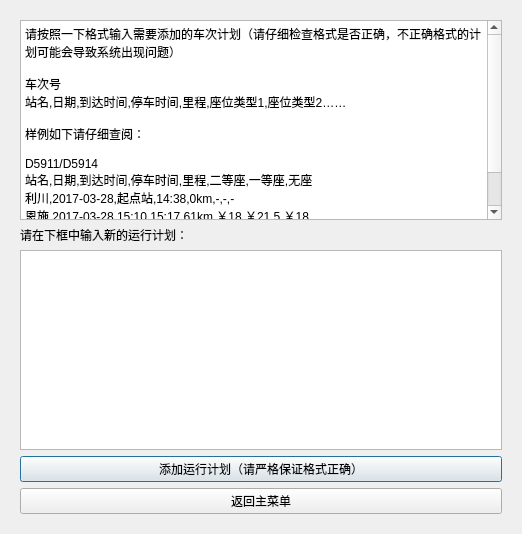
<?xml version="1.0" encoding="UTF-8"?>
<ui version="4.0">
 <class>addplansimple</class>
 <widget class="QDialog" name="addplansimple">
  <property name="geometry">
   <rect>
    <x>0</x>
    <y>0</y>
    <width>522</width>
    <height>534</height>
   </rect>
  </property>
  <property name="windowTitle">
   <string>添加运行计划</string>
  </property>
  <layout class="QVBoxLayout" name="verticalLayout_2">
   <property name="leftMargin">
    <number>20</number>
   </property>
   <property name="topMargin">
    <number>20</number>
   </property>
   <property name="rightMargin">
    <number>20</number>
   </property>
   <property name="bottomMargin">
    <number>20</number>
   </property>
   <item>
    <layout class="QVBoxLayout" name="verticalLayout">
     <item>
      <widget class="QTextBrowser" name="textBrowser_2">
       <property name="html">
        <string>&lt;!DOCTYPE HTML PUBLIC &quot;-//W3C//DTD HTML 4.0//EN&quot; &quot;http://www.w3.org/TR/REC-html40/strict.dtd&quot;&gt;
&lt;html&gt;&lt;head&gt;&lt;meta name=&quot;qrichtext&quot; content=&quot;1&quot; /&gt;&lt;style type=&quot;text/css&quot;&gt;
p, li { white-space: pre-wrap; }
&lt;/style&gt;&lt;/head&gt;&lt;body style=&quot; font-family:'SimSun'; font-size:9pt; font-weight:400; font-style:normal;&quot;&gt;
&lt;p style=&quot; margin-top:0px; margin-bottom:0px; margin-left:0px; margin-right:0px; -qt-block-indent:0; text-indent:0px;&quot;&gt;请按照一下格式输入需要添加的车次计划（请仔细检查格式是否正确，不正确格式的计划可能会导致系统出现问题）&lt;/p&gt;
&lt;p style=&quot;-qt-paragraph-type:empty; margin-top:0px; margin-bottom:0px; margin-left:0px; margin-right:0px; -qt-block-indent:0; text-indent:0px;&quot;&gt;&lt;br /&gt;&lt;/p&gt;
&lt;p style=&quot; margin-top:0px; margin-bottom:0px; margin-left:0px; margin-right:0px; -qt-block-indent:0; text-indent:0px;&quot;&gt;车次号&lt;/p&gt;
&lt;p style=&quot; margin-top:0px; margin-bottom:0px; margin-left:0px; margin-right:0px; -qt-block-indent:0; text-indent:0px;&quot;&gt;站名,日期,到达时间,停车时间,里程,座位类型1,座位类型2……&lt;/p&gt;
&lt;p style=&quot;-qt-paragraph-type:empty; margin-top:0px; margin-bottom:0px; margin-left:0px; margin-right:0px; -qt-block-indent:0; text-indent:0px;&quot;&gt;&lt;br /&gt;&lt;/p&gt;
&lt;p style=&quot; margin-top:0px; margin-bottom:0px; margin-left:0px; margin-right:0px; -qt-block-indent:0; text-indent:0px;&quot;&gt;样例如下请仔细查阅：&lt;/p&gt;
&lt;p style=&quot;-qt-paragraph-type:empty; margin-top:0px; margin-bottom:0px; margin-left:0px; margin-right:0px; -qt-block-indent:0; text-indent:0px;&quot;&gt;&lt;br /&gt;&lt;/p&gt;
&lt;p style=&quot; margin-top:0px; margin-bottom:0px; margin-left:0px; margin-right:0px; -qt-block-indent:0; text-indent:0px;&quot;&gt;D5911/D5914&lt;/p&gt;
&lt;p style=&quot; margin-top:0px; margin-bottom:0px; margin-left:0px; margin-right:0px; -qt-block-indent:0; text-indent:0px;&quot;&gt;站名,日期,到达时间,停车时间,里程,二等座,一等座,无座&lt;/p&gt;
&lt;p style=&quot; margin-top:0px; margin-bottom:0px; margin-left:0px; margin-right:0px; -qt-block-indent:0; text-indent:0px;&quot;&gt;利川,2017-03-28,起点站,14:38,0km,-,-,-&lt;/p&gt;
&lt;p style=&quot; margin-top:0px; margin-bottom:0px; margin-left:0px; margin-right:0px; -qt-block-indent:0; text-indent:0px;&quot;&gt;恩施,2017-03-28,15:10,15:17,61km,￥18,￥21.5,￥18&lt;/p&gt;
&lt;p style=&quot; margin-top:0px; margin-bottom:0px; margin-left:0px; margin-right:0px; -qt-block-indent:0; text-indent:0px;&quot;&gt;建始,2017-03-28,15:39,15:41,96km,￥28,￥33.5,￥28&lt;/p&gt;
&lt;p style=&quot; margin-top:0px; margin-bottom:0px; margin-left:0px; margin-right:0px; -qt-block-indent:0; text-indent:0px;&quot;&gt;宜昌东,2017-03-28,17:08,17:13,275km,￥81,￥97,￥81&lt;/p&gt;&lt;/body&gt;&lt;/html&gt;</string>
       </property>
      </widget>
     </item>
     <item>
      <widget class="QLabel" name="label">
       <property name="text">
        <string>请在下框中输入新的运行计划：</string>
       </property>
      </widget>
     </item>
     <item>
      <widget class="QTextEdit" name="textEdit"/>
     </item>
     <item>
      <widget class="QPushButton" name="addPlanBtn">
       <property name="text">
        <string>添加运行计划（请严格保证格式正确）</string>
       </property>
      </widget>
     </item>
    </layout>
   </item>
   <item>
    <widget class="QPushButton" name="exitBtn">
     <property name="text">
      <string>返回主菜单</string>
     </property>
    </widget>
   </item>
  </layout>
 </widget>
 <resources/>
 <connections>
  <connection>
   <sender>exitBtn</sender>
   <signal>clicked()</signal>
   <receiver>addplansimple</receiver>
   <slot>close()</slot>
   <hints>
    <hint type="sourcelabel">
     <x>260</x>
     <y>503</y>
    </hint>
    <hint type="destinationlabel">
     <x>260</x>
     <y>266</y>
    </hint>
   </hints>
  </connection>
 </connections>
</ui>
